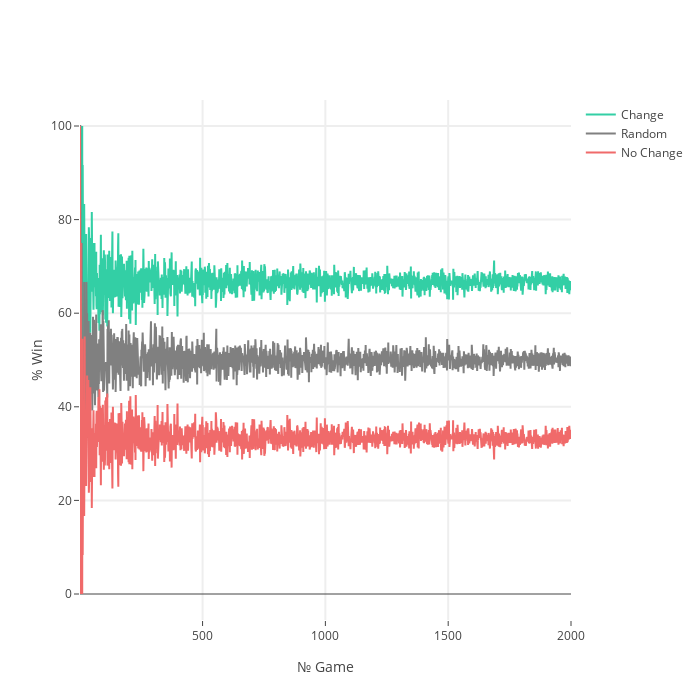

The cell this chart's notebook holds for it:
### Markdown cell above
As one can see, there is a JSON object under the visualization. It is possible to operate with such an object similar to dictionary data structure by changing the values of keywords within the object. For instance, note that layout has a height equal to 300. Let's change it to 700. This can be done as follows.

### Code cell
json_demonstration = plotResult(win_change, win_nochange, win_rand, games, plot='line', output='json')
json_demonstration['layout']['height'] = 700
iplot(json_demonstration)

### Figure 1 — Plotly figure (JSON) as saved in the notebook; plotly's stock layout.template omitted (floating-point values rounded to 4 significant figures; data arrays with more than 128 entries replaced by an {"elided": "..."} marker saying what was removed)
{"data": [{"line": {"color": "#33CFA5"}, "name": "Change", "type": "scatter", "uid": "c8f4d6d0-fa51-11e8-99f6-dca904777f27", "x": {"elided": "2000 int values"}, "y": {"elided": "2000 float values"}}, {"line": {"color": "gray"}, "name": "Random", "type": "scatter", "uid": "c8f4d858-fa51-11e8-b205-dca904777f27", "x": {"elided": "2000 int values"}, "y": {"elided": "2000 float values"}}, {"line": {"color": "#F06A6A"}, "name": "No Change", "type": "scatter", "uid": "c8f4d928-fa51-11e8-87b6-dca904777f27", "x": {"elided": "2000 int values"}, "y": {"elided": "2000 float values"}}], "layout": {"autosize": false, "height": 700, "title": "", "width": 700, "xaxis": {"gridwidth": 2, "ticklen": 5, "title": "№ Game", "zeroline": false}, "yaxis": {"gridwidth": 2, "ticklen": 5, "title": "% Win"}}}
